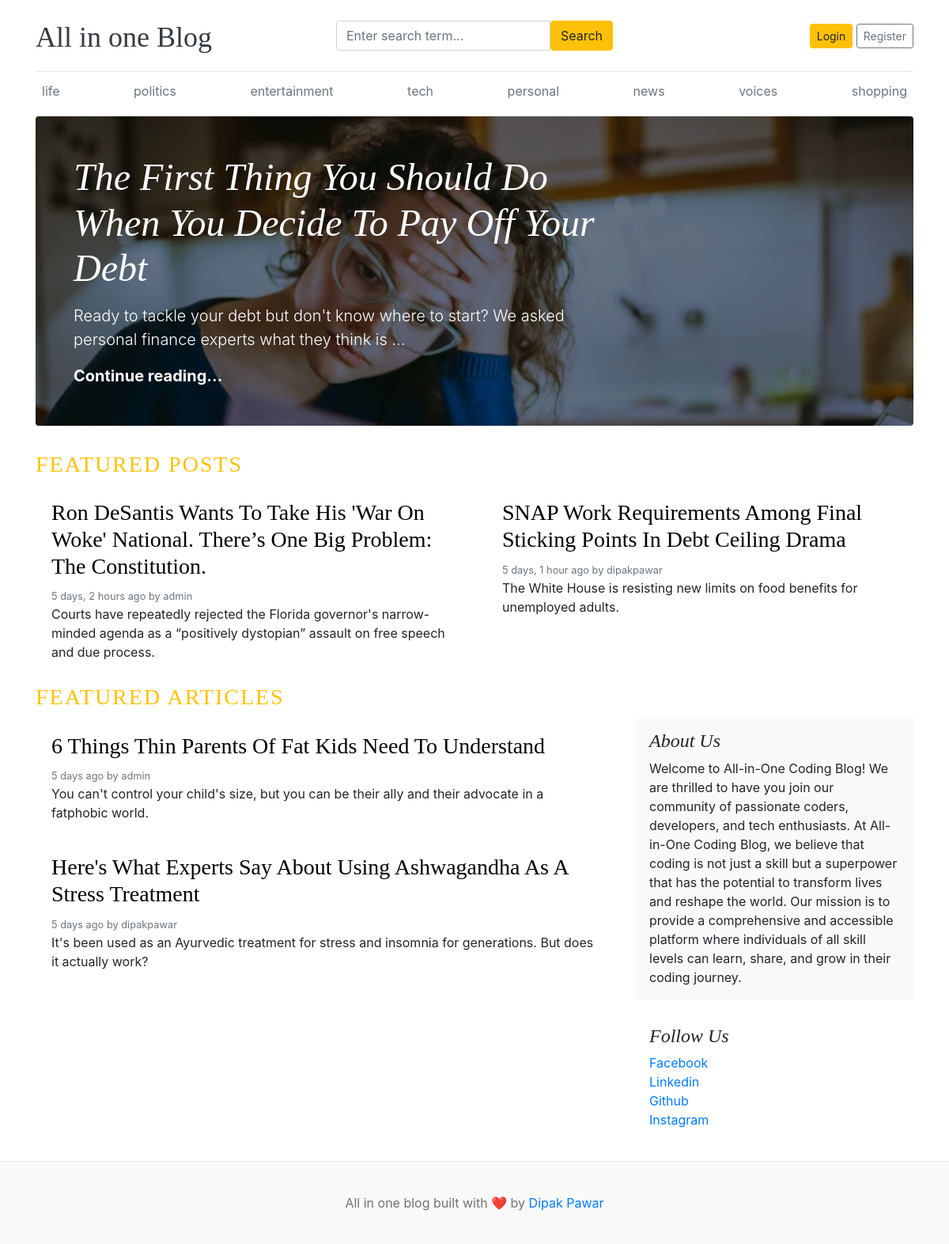
The page / on the database its author committed.
### blog_app/models.py (models this page shows, shortened)
class Category(models.Model):
    name = models.CharField(max_length=50, unique=True)
    created_at = models.DateTimeField(auto_now_add=True)
    updated_at = models.DateTimeField(auto_now=True)
    class Meta:
        verbose_name_plural = "categories"
    def __str__(self):
        return self.name

class Blog(models.Model):
    title = models.CharField(max_length=150)
    slug = models.SlugField(max_length=150, unique=True)
    category = models.ForeignKey(
        Category, on_delete=models.CASCADE, related_name="blogs"
    )
    author = models.ForeignKey(User, on_delete=models.CASCADE)
    featured_image = models.ImageField(upload_to="uploads/%Y/%m/%d")
    short_description = models.TextField(max_length=500)
    blog_body = models.TextField(max_length=2000)
    status = models.CharField(max_length=20, choices=STATUS_CHOICE, default="Draft")
    is_featured = models.BooleanField(default=False)
    created_at = models.DateTimeField(auto_now_add=True)
    updated_at = models.DateTimeField(auto_now=True)

class About(models.Model):
    header = models.CharField(max_length=20)
    description = models.TextField(max_length=2000)
    class Meta:
        verbose_name_plural = "About"

class SocialLink(models.Model):
    social_name = models.CharField(max_length=20)
    social_url = models.URLField()

### blog_app/views.py (the view)
# urls.py: 2. Add a URL to urlpatterns:  path('', Home.as_view(), name='home')
class Home(View):
    def get(self, request):
        blogs = Blog.objects.filter(status="Published").order_by("-updated_at")
        about = About.objects.last()
        return render(request, "home.html", context={"blogs": blogs, "about": about})

### blog_app/context_processors.py (called while the page is built)
def get_categories(request):
    categories = Category.objects.all()
    social_apps = SocialLink.objects.all()
    return dict(
        tags=categories, social_apps=social_apps
    )  # This function only return the dictionary

### templates/home.html (shortened to what this page needs)
{% extends 'base.html' %}
{% load static %}
{% block body_block %}
{% for post in blogs %}
{% if post.is_featured %}
    {% if forloop.first %}
        <div class="jumbotron p-3 p-md-5 text-white rounded bg-dark" style="background-image: url({{post.featured_image.url}});background-blend-mode: overlay;background-size:cover;">
        <div class="col-md-8 px-0">
        <h1 class="display-4 font-italic">{{post.title}}</h1>
        <p class="lead my-3">{{post.short_description | truncatewords:20}}</p>
        <p class="lead mb-0"><a href="{% url 'post_by_slug' post.slug %}" class="text-white font-weight-bold">Continue reading...</a></p>
        </div>
    </div>
    {% endif %}
{% endif %}
{% endfor %}
<h3 class="text-uppercase text-warning" style="letter-spacing: 2px;">Featured Posts</h3>
  <div class="row mb-2">
    {% for post in blogs %}
    {% if post.is_featured %}
    {% if not forloop.first %}
    <div class="col-md-6">
      <div class="card border-0" >
        <div class="card-body">
          <h3><a href="{% url 'post_by_slug' post.slug %}" style="color:black">{{post.title}}</a></h3>
          <small class="mb-1 text-muted">{{post.created_at | timesince}} ago by {{post.author}}</small>
          <p class="card-text">{{post.short_description | truncatewords:20}}</p>
        </div>
      </div>
    </div>
    {% endif %}
    {% endif %}
    {% endfor %}
  </div>
  <h3 class="text-uppercase text-warning" style="letter-spacing: 2px;">Featured Articles</h3>
  <main role="main" class="container p-0">
    <div class="row">
      <div class="col-md-8 blog-main">
        {% for post in blogs %}
        {% if not post.is_featured %}
        <div class="card border-0" >
            <div class="card-body">
              <h3><a href="{% url 'post_by_slug' post.slug %}" style="color:black">{{post.title}}</a></h3>
              <small class="mb-1 text-muted">{{post.created_at | timesince}} ago by {{post.author}}</small>
              <p class="card-text">{{post.short_description | truncatewords:20}}</p>
            </div>
          </div>
        {% endif %}
        {% endfor %}
      </div>
      <aside class="col-md-4 blog-sidebar">
        <div class="p-3 mb-3 bg-light rounded">
          <h4 class="font-italic">{{about.header}}</h4>
          <p class="mb-0">{{about.description}}</p>
        </div>
        <div class="p-3">
          <h4 class="font-italic">Follow Us</h4>
          <ol class="list-unstyled">
            {% for social_app in social_apps %}
            <li><a href="{{social_app.social_url}}" target="_blank">{{social_app.social_name}}</a></li>
            {% endfor %}
          </ol>
        </div>
      </aside>
    </div>
  </main>
</div>
{% endblock %}

### templates/base.html (shortened to what this page needs)
{% load static %}
<!DOCTYPE html>
<html lang="en">
<head>
    <link href="https://getbootstrap.com/docs/4.0/dist/css/bootstrap.min.css" rel="stylesheet">
    <link href="{% static 'css/blog.css' %}" rel="stylesheet">
  </head>
<body>
    <div class="container">
        <header class="blog-header py-3">
          <div class="row flex-nowrap justify-content-between align-items-center">
            <div class="col-4 pt-1">
              <a class="blog-header-logo text-dark" href="/">All in one Blog</a>
            </div>
            <div class="col-4">
              <form action="{% url 'search_category' %}" method="GET">
                <div class="input-group">
                  <input class="form-control" name="keyword" type="text" placeholder="Enter search term..." aria-label="Enter search term..." aria-describedby="button-search" />
                  <button class="btn btn-warning" id="button-search" type="submit">Search</button>
              </div>
              </form>
            </div>
            <div class="col-4 d-flex justify-content-end align-items-center">
              {% if not user.is_authenticated %}
                <a class="btn btn-sm btn-warning" href="{% url 'login_user' %}">Login</a> &nbsp;
                <a class="btn btn-sm btn-outline-secondary" href="{% url 'register_user' %}">Register</a>
              {% else %}
            <a class="btn btn-sm btn-warning" href="{% url 'dashboard' %}">Dashboard </a>&nbsp;
              &emsp;
              <a class="btn btn-sm btn-warning" href="{% url 'logout_user' %}">Logout</a> &nbsp;
              {% endif %}
            </div>
          </div>
        </header>
        <div class="nav-scroller py-1 mb-2">
          <nav class="nav d-flex justify-content-between">
            {% for tag in tags %}
                <a class="p-2 text-muted" href="{% url 'post_by_category' tag.id %}">{{tag}}</a>
            {% endfor%}
          </nav>
        </div>
    {% block body_block %}{% endblock %}
<footer class="blog-footer mt-2">
    <p>All in one blog built with ❤️ by <a href="#">Dipak Pawar</a></p>
</footer>
</body>
</html>

### all_in_one_blog/static/css/blog.css (style rules this page uses)
.blog-header { border-bottom: 1px solid #e5e5e5; }
.blog-header-logo { font-family: "Playfair Display", Georgia, "Times New Roman", serif; font-size: 2.25rem; }
h1, h2, h3, h4, h5, h6 { font-family: "Playfair Display", Georgia, "Times New Roman", serif; }
.display-4 { font-size: 2.5rem; }
@media (min-width: 768px) { .display-4 { font-size: 3rem; } }
.blog-footer { padding: 2.5rem 0; color: #727272; text-align: center; background-color: #f9f9f9; border-top: .05rem solid #e5e5e5; }
.blog-footer p:last-child { margin-bottom: 0; }

### rows shown on the page
Category: name "life"
Category: name "politics"
Category: name "entertainment"
Category: name "tech"
Category: name "personal"
Category: name "news"
Category: name "voices"
Category: name "shopping"
Blog: featured_image (picture), title "The First Thing You Should Do When You Decide To Pay Off Your Debt", short_description "Ready to tackle your debt but don't know where to start? We asked personal finance experts what they think is …"
Blog: title "Ron DeSantis Wants To Take His 'War On Woke' National. There’s One Big Problem: The Constitution.", created_at "5 days, 2 hours", author "admin", short_description "Courts have repeatedly rejected the Florida governor's narrow-minded agenda as a “positively dystopian” assault on free speech and due process."
Blog: title "SNAP Work Requirements Among Final Sticking Points In Debt Ceiling Drama", created_at "5 days, 1 hour", author "dipakpawar", short_description "The White House is resisting new limits on food benefits for unemployed adults."
Blog: title "6 Things Thin Parents Of Fat Kids Need To Understand", created_at "5 days", author "admin", short_description "You can't control your child's size, but you can be their ally and their advocate in a fatphobic world."
Blog: title "Here's What Experts Say About Using Ashwagandha As A Stress Treatment", created_at "5 days", author "dipakpawar", short_description "It's been used as an Ayurvedic treatment for stress and insomnia for generations. But does it actually work?"
About: header "About Us", description "Welcome to All-in-One Coding Blog! We are thrilled to have you join our community of passionate coders, developers, and tech enthusiasts. At All-in-One Coding Blog, we believe that coding is not just a skill but a superpower that has the potential to transform lives and reshape the world. Our mission is to provide a comprehensive and accessible platform where individuals of all skill levels can learn, share, and grow in their coding journey."
SocialLink: social_name "Facebook"
SocialLink: social_name "Linkedin"
SocialLink: social_name "Github"
SocialLink: social_name "Instagram"
